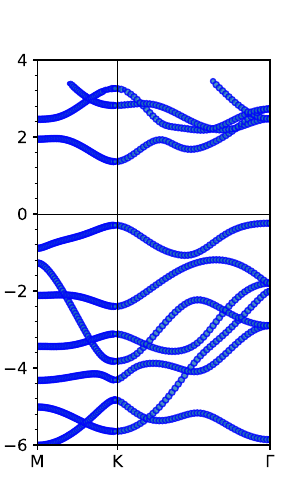

Write Python code to recreate this figure.
import numpy as np
import matplotlib as mpl
mpl.rcParams['font.size'] = 12.
#mpl.rc('font',family='Times New Roman')
from matplotlib import pyplot as plt
import matplotlib.ticker as ticker

lwd=0.2
op=0.8
fig= plt.figure(figsize=(3.0,5))
data=np.loadtxt("EBS.dat")
#kpath=np.loadtxt("KPATH.dat")
kpt=data[:,0]                   # kpath 
eng=data[:,1]                   # energy level
wgt=data[:,2]*20                # weight, 20 is enlargement factor
ax = fig.add_subplot(111)
ax.scatter(kpt,eng,wgt,edgecolor = 'blue',alpha=op)
plt.axhline(y=0, xmin=kpt.min(), xmax=kpt.max(), linewidth=0.6, color = 'k')
plt.axvline(x=0.68, ymin=eng.min(), ymax=eng.max(), linewidth=0.6, color = 'k')
ax.yaxis.set_minor_locator(ticker.MultipleLocator(0.40))
ax.set_ylim(-4,4)
plt.yticks(np.arange(-6, 4.1, 2))
plt.xlim(kpt.min(), kpt.max())
xticks=[0, 0.68, kpt.max()]
xlabels=['M', 'K', r'$\Gamma$']
ax.set_xticks(xticks)
ax.set_xticklabels(xlabels)
plt.savefig('ebs.pdf',dpi=100)
